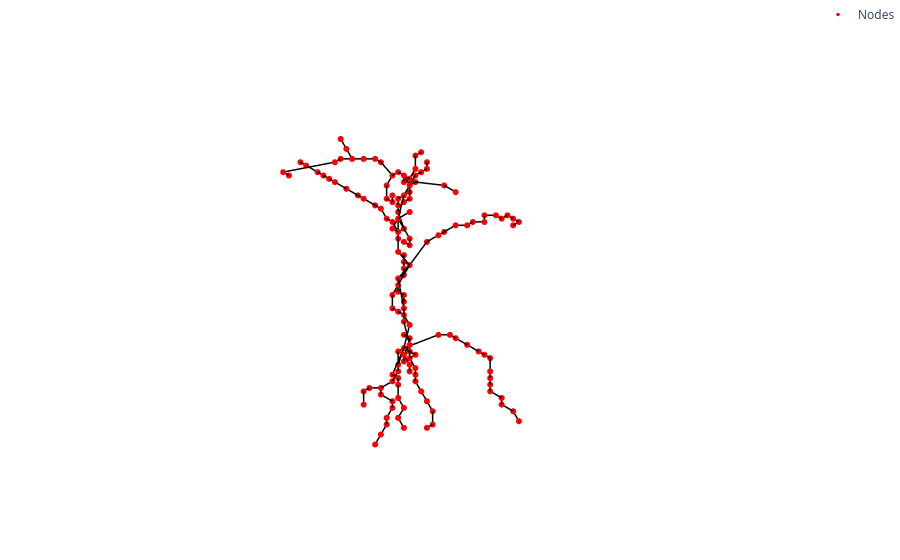

Notebook cell for this chart:
### Code cell
import numpy as np
import dismech
import os

plant_name = "pepper0"

position = "4"

geom = dismech.GeomParams(
    rod_r0=0.03,
    shell_h=0.0,
)

material = dismech.Material(density=1100,
                            youngs_rod=2.16e7,
                            youngs_shell=0,
                            poisson_rod=0.5,
                            poisson_shell=0)

dyn_sim = dismech.SimParams(static_sim=False,
                                  two_d_sim=True,   # no twisting
                                  use_mid_edge=False,
                                  use_line_search=False,
                                  show_floor=False,
                                  log_data=True,
                                  log_step=1,
                                  dt=1e-2,
                                  max_iter=50,
                                  total_time=5,
                                  plot_step=100,
                                  tol=1e-4,
                                  ftol=1e-4,
                                  dtol=1e-2
                                  )

env = dismech.Environment()
env.add_force('gravity', g=np.array([0.0, 0.0, -9.81]))
env.add_force('damping', eta=100)

input_txt = os.path.join('../tests/resources/tomato_pollination/plants/', f"{plant_name}.txt")
geo = dismech.Geometry.from_txt(input_txt)

robot = dismech.SoftRobot(geom, material, geo, dyn_sim, env)

### Figure 1 — Plotly figure (JSON) as saved in the notebook; plotly's stock layout.template omitted (floating-point values rounded to 4 significant figures; data arrays with more than 128 entries replaced by an {"elided": "..."} marker saying what was removed)
{"data": [{"line": {"color": "black", "width": 3}, "mode": "lines", "showlegend": false, "type": "scatter3d", "x": {"elided": "522 float values"}, "y": {"elided": "522 float values"}, "z": {"elided": "522 float values"}}, {"marker": {"color": "red", "size": 3.5}, "mode": "markers", "name": "Nodes", "type": "scatter3d", "x": {"elided": "175 float values"}, "y": {"elided": "175 float values"}, "z": {"elided": "175 float values"}}], "layout": {"margin": {"b": 0, "l": 0, "r": 0, "t": 0}, "scene": {"aspectmode": "data", "camera": {"projection": {"type": "orthographic"}}, "xaxis": {"visible": false}, "yaxis": {"visible": false}, "zaxis": {"visible": false}}}}
